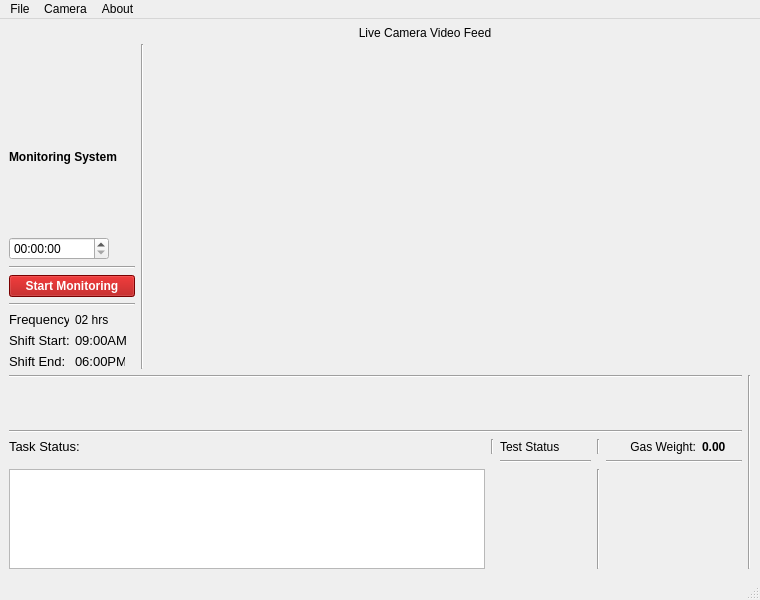
<?xml version="1.0" encoding="UTF-8"?>
<ui version="4.0">
 <class>MainWindow</class>
 <widget class="QMainWindow" name="MainWindow">
  <property name="geometry">
   <rect>
    <x>0</x>
    <y>0</y>
    <width>760</width>
    <height>600</height>
   </rect>
  </property>
  <property name="minimumSize">
   <size>
    <width>760</width>
    <height>600</height>
   </size>
  </property>
  <property name="maximumSize">
   <size>
    <width>760</width>
    <height>600</height>
   </size>
  </property>
  <property name="windowTitle">
   <string>LG Monitoring System</string>
  </property>
  <property name="windowIcon">
   <iconset>
    <normaloff>img/favicon.png</normaloff>img/favicon.png</iconset>
  </property>
  <widget class="QWidget" name="centralwidget">
   <layout class="QGridLayout" name="gridLayout">
    <item row="1" column="0">
     <layout class="QVBoxLayout" name="verticalLayout">
      <item>
       <widget class="QWidget" name="widget_2" native="true">
        <property name="minimumSize">
         <size>
          <width>0</width>
          <height>100</height>
         </size>
        </property>
        <property name="maximumSize">
         <size>
          <width>100</width>
          <height>100</height>
         </size>
        </property>
        <property name="styleSheet">
         <string notr="true">border-image: url(img/favicon.png);</string>
        </property>
       </widget>
      </item>
      <item>
       <widget class="QLabel" name="label_23">
        <property name="font">
         <font>
          <weight>75</weight>
          <bold>true</bold>
         </font>
        </property>
        <property name="text">
         <string>Monitoring System</string>
        </property>
       </widget>
      </item>
      <item>
       <spacer name="verticalSpacer">
        <property name="orientation">
         <enum>Qt::Vertical</enum>
        </property>
        <property name="sizeHint" stdset="0">
         <size>
          <width>20</width>
          <height>40</height>
         </size>
        </property>
       </spacer>
      </item>
      <item>
       <widget class="QTimeEdit" name="timeEdit">
        <property name="maximumSize">
         <size>
          <width>100</width>
          <height>16777215</height>
         </size>
        </property>
       </widget>
      </item>
      <item>
       <widget class="Line" name="line">
        <property name="orientation">
         <enum>Qt::Horizontal</enum>
        </property>
       </widget>
      </item>
      <item>
       <widget class="QPushButton" name="pushButton">
        <property name="maximumSize">
         <size>
          <width>135</width>
          <height>16777215</height>
         </size>
        </property>
        <property name="font">
         <font>
          <weight>75</weight>
          <bold>true</bold>
         </font>
        </property>
        <property name="styleSheet">
         <string notr="true">background-color: rgb(170, 0, 0);
color: rgb(255, 255, 255);</string>
        </property>
        <property name="text">
         <string>Start Monitoring</string>
        </property>
       </widget>
      </item>
      <item>
       <widget class="Line" name="line_6">
        <property name="orientation">
         <enum>Qt::Horizontal</enum>
        </property>
       </widget>
      </item>
      <item>
       <layout class="QGridLayout" name="gridLayout_2">
        <item row="0" column="1">
         <widget class="QLabel" name="label_4">
          <property name="maximumSize">
           <size>
            <width>50</width>
            <height>16777215</height>
           </size>
          </property>
          <property name="text">
           <string>02 hrs</string>
          </property>
         </widget>
        </item>
        <item row="0" column="0">
         <widget class="QLabel" name="label_3">
          <property name="maximumSize">
           <size>
            <width>60</width>
            <height>25</height>
           </size>
          </property>
          <property name="font">
           <font>
            <pointsize>10</pointsize>
           </font>
          </property>
          <property name="text">
           <string>Frequency:</string>
          </property>
         </widget>
        </item>
        <item row="1" column="1">
         <widget class="QLabel" name="label_6">
          <property name="minimumSize">
           <size>
            <width>60</width>
            <height>0</height>
           </size>
          </property>
          <property name="maximumSize">
           <size>
            <width>60</width>
            <height>16777215</height>
           </size>
          </property>
          <property name="font">
           <font>
            <pointsize>10</pointsize>
           </font>
          </property>
          <property name="text">
           <string>09:00AM</string>
          </property>
         </widget>
        </item>
        <item row="2" column="0">
         <widget class="QLabel" name="label_8">
          <property name="maximumSize">
           <size>
            <width>60</width>
            <height>25</height>
           </size>
          </property>
          <property name="font">
           <font>
            <pointsize>10</pointsize>
           </font>
          </property>
          <property name="text">
           <string>Shift End:</string>
          </property>
         </widget>
        </item>
        <item row="1" column="0">
         <widget class="QLabel" name="label_5">
          <property name="maximumSize">
           <size>
            <width>60</width>
            <height>25</height>
           </size>
          </property>
          <property name="font">
           <font>
            <pointsize>10</pointsize>
           </font>
          </property>
          <property name="text">
           <string>Shift Start:</string>
          </property>
         </widget>
        </item>
        <item row="2" column="1">
         <widget class="QLabel" name="label_9">
          <property name="maximumSize">
           <size>
            <width>50</width>
            <height>16777215</height>
           </size>
          </property>
          <property name="font">
           <font>
            <pointsize>10</pointsize>
           </font>
          </property>
          <property name="text">
           <string>06:00PM</string>
          </property>
         </widget>
        </item>
       </layout>
      </item>
     </layout>
    </item>
    <item row="3" column="5">
     <widget class="Line" name="line_10">
      <property name="orientation">
       <enum>Qt::Vertical</enum>
      </property>
     </widget>
    </item>
    <item row="1" column="1">
     <widget class="Line" name="line_7">
      <property name="orientation">
       <enum>Qt::Vertical</enum>
      </property>
     </widget>
    </item>
    <item row="3" column="0" colspan="5">
     <layout class="QGridLayout" name="gridLayout_3">
      <item row="6" column="0" rowspan="4" colspan="10">
       <widget class="QTextBrowser" name="textBrowser">
        <property name="maximumSize">
         <size>
          <width>500</width>
          <height>100</height>
         </size>
        </property>
       </widget>
      </item>
      <item row="4" column="13">
       <widget class="Line" name="line_8">
        <property name="orientation">
         <enum>Qt::Vertical</enum>
        </property>
       </widget>
      </item>
      <item row="0" column="0" colspan="17">
       <widget class="Line" name="line_9">
        <property name="orientation">
         <enum>Qt::Horizontal</enum>
        </property>
       </widget>
      </item>
      <item row="2" column="0" colspan="17">
       <widget class="Line" name="line_2">
        <property name="orientation">
         <enum>Qt::Horizontal</enum>
        </property>
       </widget>
      </item>
      <item row="4" column="0" colspan="10">
       <widget class="QLabel" name="label_7">
        <property name="maximumSize">
         <size>
          <width>16777215</width>
          <height>25</height>
         </size>
        </property>
        <property name="font">
         <font>
          <pointsize>10</pointsize>
          <weight>50</weight>
          <italic>false</italic>
          <bold>false</bold>
         </font>
        </property>
        <property name="layoutDirection">
         <enum>Qt::LeftToRight</enum>
        </property>
        <property name="text">
         <string>Task Status:</string>
        </property>
        <property name="alignment">
         <set>Qt::AlignLeading|Qt::AlignLeft|Qt::AlignVCenter</set>
        </property>
       </widget>
      </item>
      <item row="4" column="11" colspan="2">
       <widget class="QLabel" name="label_20">
        <property name="text">
         <string>Test Status</string>
        </property>
        <property name="alignment">
         <set>Qt::AlignLeading|Qt::AlignLeft|Qt::AlignVCenter</set>
        </property>
       </widget>
      </item>
      <item row="4" column="10">
       <widget class="Line" name="line_11">
        <property name="orientation">
         <enum>Qt::Vertical</enum>
        </property>
       </widget>
      </item>
      <item row="6" column="13" rowspan="4">
       <widget class="Line" name="line_4">
        <property name="layoutDirection">
         <enum>Qt::LeftToRight</enum>
        </property>
        <property name="orientation">
         <enum>Qt::Vertical</enum>
        </property>
       </widget>
      </item>
      <item row="5" column="14" colspan="3">
       <widget class="Line" name="line_3">
        <property name="orientation">
         <enum>Qt::Horizontal</enum>
        </property>
       </widget>
      </item>
      <item row="1" column="11">
       <widget class="QWidget" name="widget_4" native="true">
        <property name="minimumSize">
         <size>
          <width>50</width>
          <height>0</height>
         </size>
        </property>
        <property name="maximumSize">
         <size>
          <width>50</width>
          <height>16777215</height>
         </size>
        </property>
        <property name="styleSheet">
         <string notr="true">border-image: url(img/nextR.png);</string>
        </property>
       </widget>
      </item>
      <item row="1" column="1">
       <widget class="QWidget" name="widget_15" native="true">
        <property name="minimumSize">
         <size>
          <width>25</width>
          <height>0</height>
         </size>
        </property>
        <property name="styleSheet">
         <string notr="true">border-image: url(img/nextR.png);
</string>
        </property>
       </widget>
      </item>
      <item row="1" column="2">
       <widget class="QWidget" name="widget_3" native="true">
        <property name="minimumSize">
         <size>
          <width>50</width>
          <height>40</height>
         </size>
        </property>
        <property name="maximumSize">
         <size>
          <width>50</width>
          <height>16777215</height>
         </size>
        </property>
        <property name="styleSheet">
         <string notr="true">border-image: url(img/nextR.png);</string>
        </property>
       </widget>
      </item>
      <item row="1" column="0">
       <widget class="QWidget" name="widget_16" native="true">
        <property name="minimumSize">
         <size>
          <width>50</width>
          <height>0</height>
         </size>
        </property>
        <property name="styleSheet">
         <string notr="true">border-image: url(img/b0R.png);</string>
        </property>
       </widget>
      </item>
      <item row="1" column="6">
       <widget class="QWidget" name="widget_13" native="true">
        <property name="minimumSize">
         <size>
          <width>50</width>
          <height>0</height>
         </size>
        </property>
        <property name="maximumSize">
         <size>
          <width>50</width>
          <height>16777215</height>
         </size>
        </property>
        <property name="styleSheet">
         <string notr="true">border-image: url(img/nextR.png);</string>
        </property>
       </widget>
      </item>
      <item row="1" column="9" colspan="2">
       <widget class="QWidget" name="widget_6" native="true">
        <property name="minimumSize">
         <size>
          <width>30</width>
          <height>0</height>
         </size>
        </property>
        <property name="maximumSize">
         <size>
          <width>40</width>
          <height>16777215</height>
         </size>
        </property>
        <property name="styleSheet">
         <string notr="true">border-image: url(img/nextR.png);
</string>
        </property>
       </widget>
      </item>
      <item row="1" column="3">
       <widget class="QWidget" name="widget_8" native="true">
        <property name="minimumSize">
         <size>
          <width>30</width>
          <height>0</height>
         </size>
        </property>
        <property name="maximumSize">
         <size>
          <width>50</width>
          <height>16777215</height>
         </size>
        </property>
        <property name="styleSheet">
         <string notr="true">border-image: url(img/nextR.png);
</string>
        </property>
       </widget>
      </item>
      <item row="1" column="5">
       <widget class="QWidget" name="widget_12" native="true">
        <property name="minimumSize">
         <size>
          <width>35</width>
          <height>0</height>
         </size>
        </property>
        <property name="maximumSize">
         <size>
          <width>50</width>
          <height>16777215</height>
         </size>
        </property>
        <property name="styleSheet">
         <string notr="true">border-image: url(img/nextR.png);
</string>
        </property>
       </widget>
      </item>
      <item row="1" column="7">
       <widget class="QWidget" name="widget_14" native="true">
        <property name="minimumSize">
         <size>
          <width>30</width>
          <height>0</height>
         </size>
        </property>
        <property name="maximumSize">
         <size>
          <width>50</width>
          <height>16777215</height>
         </size>
        </property>
        <property name="styleSheet">
         <string notr="true">border-image: url(img/nextR.png);
</string>
        </property>
       </widget>
      </item>
      <item row="1" column="4">
       <widget class="QWidget" name="widget_11" native="true">
        <property name="minimumSize">
         <size>
          <width>50</width>
          <height>0</height>
         </size>
        </property>
        <property name="maximumSize">
         <size>
          <width>50</width>
          <height>16777215</height>
         </size>
        </property>
        <property name="styleSheet">
         <string notr="true">border-image: url(img/nextR.png);</string>
        </property>
       </widget>
      </item>
      <item row="1" column="14">
       <widget class="QWidget" name="widget_9" native="true">
        <property name="minimumSize">
         <size>
          <width>50</width>
          <height>0</height>
         </size>
        </property>
        <property name="maximumSize">
         <size>
          <width>50</width>
          <height>16777215</height>
         </size>
        </property>
        <property name="styleSheet">
         <string notr="true">border-image: url(img/nextR.png);</string>
        </property>
       </widget>
      </item>
      <item row="1" column="16">
       <widget class="QWidget" name="widget_17" native="true">
        <property name="minimumSize">
         <size>
          <width>40</width>
          <height>0</height>
         </size>
        </property>
        <property name="styleSheet">
         <string notr="true">border-image: url(img/b7R.png);</string>
        </property>
       </widget>
      </item>
      <item row="1" column="12" colspan="2">
       <widget class="QWidget" name="widget_5" native="true">
        <property name="minimumSize">
         <size>
          <width>25</width>
          <height>0</height>
         </size>
        </property>
        <property name="maximumSize">
         <size>
          <width>50</width>
          <height>16777215</height>
         </size>
        </property>
        <property name="styleSheet">
         <string notr="true">border-image: url(img/nextR.png);
</string>
        </property>
       </widget>
      </item>
      <item row="1" column="8">
       <widget class="QWidget" name="widget_7" native="true">
        <property name="minimumSize">
         <size>
          <width>50</width>
          <height>0</height>
         </size>
        </property>
        <property name="maximumSize">
         <size>
          <width>50</width>
          <height>16777215</height>
         </size>
        </property>
        <property name="styleSheet">
         <string notr="true">border-image: url(img/b1R.png);</string>
        </property>
       </widget>
      </item>
      <item row="1" column="15">
       <widget class="QWidget" name="widget_10" native="true">
        <property name="minimumSize">
         <size>
          <width>25</width>
          <height>0</height>
         </size>
        </property>
        <property name="maximumSize">
         <size>
          <width>50</width>
          <height>16777215</height>
         </size>
        </property>
        <property name="styleSheet">
         <string notr="true">border-image: url(img/nextR.png);
</string>
        </property>
       </widget>
      </item>
      <item row="7" column="11" rowspan="2" colspan="2">
       <widget class="QWidget" name="widget_18" native="true">
        <property name="styleSheet">
         <string notr="true">border-image: url();</string>
        </property>
       </widget>
      </item>
      <item row="5" column="11" colspan="2">
       <widget class="Line" name="line_5">
        <property name="orientation">
         <enum>Qt::Horizontal</enum>
        </property>
       </widget>
      </item>
      <item row="4" column="14" colspan="2">
       <widget class="QLabel" name="label_2">
        <property name="text">
         <string>Gas Weight:</string>
        </property>
        <property name="alignment">
         <set>Qt::AlignRight|Qt::AlignTrailing|Qt::AlignVCenter</set>
        </property>
       </widget>
      </item>
      <item row="4" column="16">
       <widget class="QLabel" name="label_19">
        <property name="font">
         <font>
          <weight>75</weight>
          <bold>true</bold>
         </font>
        </property>
        <property name="text">
         <string>0.00</string>
        </property>
        <property name="alignment">
         <set>Qt::AlignLeading|Qt::AlignLeft|Qt::AlignVCenter</set>
        </property>
       </widget>
      </item>
     </layout>
    </item>
    <item row="0" column="2">
     <widget class="QLabel" name="label">
      <property name="maximumSize">
       <size>
        <width>16777215</width>
        <height>10</height>
       </size>
      </property>
      <property name="text">
       <string>Live Camera Video Feed</string>
      </property>
      <property name="alignment">
       <set>Qt::AlignCenter</set>
      </property>
     </widget>
    </item>
    <item row="1" column="2">
     <widget class="QWidget" name="widget" native="true">
      <property name="minimumSize">
       <size>
        <width>550</width>
        <height>290</height>
       </size>
      </property>
      <property name="maximumSize">
       <size>
        <width>550</width>
        <height>290</height>
       </size>
      </property>
      <property name="styleSheet">
       <string notr="true">border-image: url(img/cam.jpg);</string>
      </property>
     </widget>
    </item>
   </layout>
  </widget>
  <widget class="QMenuBar" name="menubar">
   <property name="geometry">
    <rect>
     <x>0</x>
     <y>0</y>
     <width>760</width>
     <height>25</height>
    </rect>
   </property>
   <widget class="QMenu" name="menuFile">
    <property name="title">
     <string>File</string>
    </property>
    <addaction name="actionExit"/>
   </widget>
   <widget class="QMenu" name="menuCamera">
    <property name="title">
     <string>Camera</string>
    </property>
    <addaction name="actionAdd"/>
    <addaction name="actionRemove"/>
   </widget>
   <widget class="QMenu" name="menuAbout">
    <property name="title">
     <string>About</string>
    </property>
    <addaction name="actionSoftware"/>
   </widget>
   <addaction name="menuFile"/>
   <addaction name="menuCamera"/>
   <addaction name="menuAbout"/>
  </widget>
  <widget class="QStatusBar" name="statusbar"/>
  <action name="actionExit">
   <property name="text">
    <string>Exit</string>
   </property>
  </action>
  <action name="actionAdd">
   <property name="text">
    <string>Add</string>
   </property>
  </action>
  <action name="actionRemove">
   <property name="text">
    <string>Remove</string>
   </property>
  </action>
  <action name="actionSoftware">
   <property name="text">
    <string>Software</string>
   </property>
  </action>
 </widget>
 <resources/>
 <connections/>
</ui>
